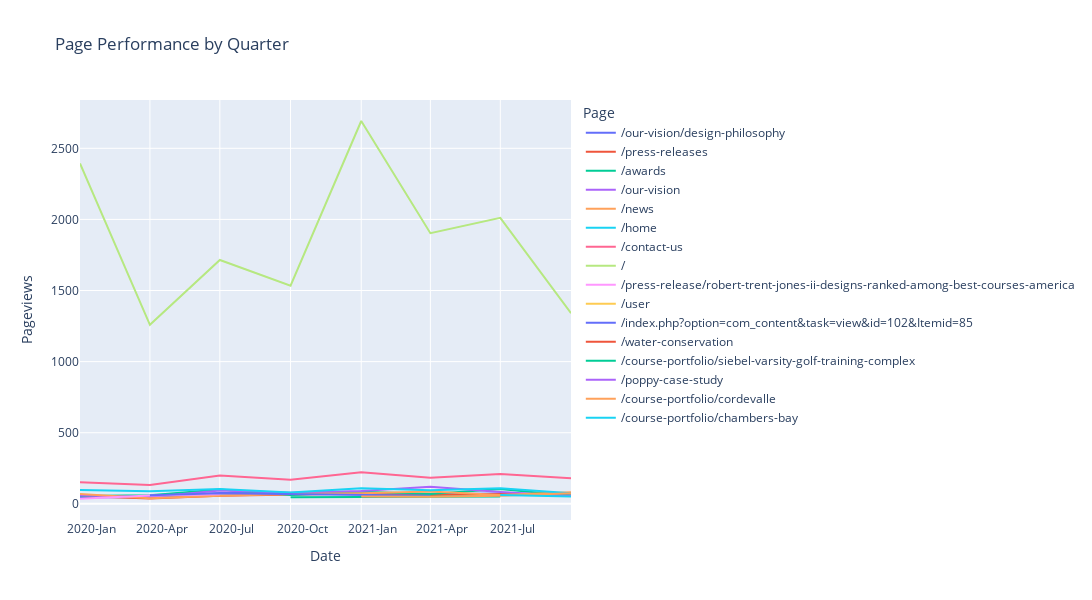

This figure's notebook cell:
### Code cell
# Read the CSV file
df = pd.read_csv('output/rtj2/Pages/consolidated-pages.csv')

# # Now, let's create the Date column
df['Date'] = pd.to_datetime(df['Year'].astype(str) + '-' + df['Quarter'].apply(functions.quarter_to_month) + '-01')

# Convert Pageviews to Numeric
df['Pageviews'] = pd.to_numeric(df['Pageviews'].str.replace(',', ''), errors='coerce')
# Sort by date
df = df.sort_values("Date")

# Create Line Plot with No Total and other excludes
exclude_list = ["total"]
fig = px.line(df.query('Page not in @exclude_list'), x='Date', y='Pageviews', color='Page', title='Page Performance by Quarter')

# Update the layout
fig.update_layout(
    autosize=False,
    width=1200,  # Width of the figure in pixels
    height=600  # Height of the figure in pixels
)

# Customize the x-axis to show both year and quarter
fig.update_xaxes(
    dtick="M3",
    tickformat="%Y-%b",  # This will show Year-Month
    ticklabelmode="period"
)

fig.show()
fig.write_html('output/rtj2/rtj2-page-performance.html')

### Figure 1 — Plotly figure (JSON) as saved in the notebook; plotly's stock layout.template omitted (floating-point values rounded to 4 significant figures)
{"data": [{"hovertemplate": "Page=/our-vision/design-philosophy<br>Date=%{x}<br>Pageviews=%{y}<extra></extra>", "legendgroup": "/our-vision/design-philosophy", "line": {"color": "#636efa", "dash": "solid"}, "marker": {"symbol": "circle"}, "mode": "lines", "name": "/our-vision/design-philosophy", "orientation": "v", "showlegend": true, "type": "scatter", "x": ["2020-01-01T00:00:00", "2020-04-01T00:00:00", "2020-07-01T00:00:00", "2020-10-01T00:00:00", "2021-01-01T00:00:00", "2021-04-01T00:00:00", "2021-07-01T00:00:00", "2021-10-01T00:00:00"], "xaxis": "x", "y": [44, 48, 77, 76, 69, 67, 72, 60], "yaxis": "y"}, {"hovertemplate": "Page=/press-releases<br>Date=%{x}<br>Pageviews=%{y}<extra></extra>", "legendgroup": "/press-releases", "line": {"color": "#EF553B", "dash": "solid"}, "marker": {"symbol": "circle"}, "mode": "lines", "name": "/press-releases", "orientation": "v", "showlegend": true, "type": "scatter", "x": ["2020-01-01T00:00:00", "2020-04-01T00:00:00", "2020-07-01T00:00:00", "2020-10-01T00:00:00", "2021-01-01T00:00:00", "2021-04-01T00:00:00", "2021-10-01T00:00:00"], "xaxis": "x", "y": [55, 37, 57, 64, 72, 62, 74], "yaxis": "y"}, {"hovertemplate": "Page=/awards<br>Date=%{x}<br>Pageviews=%{y}<extra></extra>", "legendgroup": "/awards", "line": {"color": "#00cc96", "dash": "solid"}, "marker": {"symbol": "circle"}, "mode": "lines", "name": "/awards", "orientation": "v", "showlegend": true, "type": "scatter", "x": ["2020-01-01T00:00:00", "2020-04-01T00:00:00", "2020-07-01T00:00:00", "2020-10-01T00:00:00", "2021-01-01T00:00:00", "2021-04-01T00:00:00", "2021-07-01T00:00:00", "2021-10-01T00:00:00"], "xaxis": "x", "y": [55, 60, 101, 62, 85, 69, 104, 57], "yaxis": "y"}, {"hovertemplate": "Page=/our-vision<br>Date=%{x}<br>Pageviews=%{y}<extra></extra>", "legendgroup": "/our-vision", "line": {"color": "#ab63fa", "dash": "solid"}, "marker": {"symbol": "circle"}, "mode": "lines", "name": "/our-vision", "orientation": "v", "showlegend": true, "type": "scatter", "x": ["2020-01-01T00:00:00", "2020-04-01T00:00:00", "2020-07-01T00:00:00", "2020-10-01T00:00:00", "2021-01-01T00:00:00", "2021-04-01T00:00:00", "2021-07-01T00:00:00", "2021-10-01T00:00:00"], "xaxis": "x", "y": [59, 48, 93, 78, 91, 121, 83, 55], "yaxis": "y"}, {"hovertemplate": "Page=/news<br>Date=%{x}<br>Pageviews=%{y}<extra></extra>", "legendgroup": "/news", "line": {"color": "#FFA15A", "dash": "solid"}, "marker": {"symbol": "circle"}, "mode": "lines", "name": "/news", "orientation": "v", "showlegend": true, "type": "scatter", "x": ["2020-01-01T00:00:00", "2020-04-01T00:00:00", "2020-07-01T00:00:00", "2020-10-01T00:00:00", "2021-01-01T00:00:00", "2021-04-01T00:00:00", "2021-07-01T00:00:00", "2021-10-01T00:00:00"], "xaxis": "x", "y": [70, 40, 56, 70, 74, 87, 62, 81], "yaxis": "y"}, {"hovertemplate": "Page=/home<br>Date=%{x}<br>Pageviews=%{y}<extra></extra>", "legendgroup": "/home", "line": {"color": "#19d3f3", "dash": "solid"}, "marker": {"symbol": "circle"}, "mode": "lines", "name": "/home", "orientation": "v", "showlegend": true, "type": "scatter", "x": ["2020-01-01T00:00:00", "2020-04-01T00:00:00", "2020-07-01T00:00:00", "2020-10-01T00:00:00", "2021-01-01T00:00:00", "2021-04-01T00:00:00", "2021-07-01T00:00:00", "2021-10-01T00:00:00"], "xaxis": "x", "y": [98, 88, 105, 79, 110, 96, 109, 75], "yaxis": "y"}, {"hovertemplate": "Page=/contact-us<br>Date=%{x}<br>Pageviews=%{y}<extra></extra>", "legendgroup": "/contact-us", "line": {"color": "#FF6692", "dash": "solid"}, "marker": {"symbol": "circle"}, "mode": "lines", "name": "/contact-us", "orientation": "v", "showlegend": true, "type": "scatter", "x": ["2020-01-01T00:00:00", "2020-04-01T00:00:00", "2020-07-01T00:00:00", "2020-10-01T00:00:00", "2021-01-01T00:00:00", "2021-04-01T00:00:00", "2021-07-01T00:00:00", "2021-10-01T00:00:00"], "xaxis": "x", "y": [152, 132, 199, 170, 222, 184, 210, 180], "yaxis": "y"}, {"hovertemplate": "Page=/<br>Date=%{x}<br>Pageviews=%{y}<extra></extra>", "legendgroup": "/", "line": {"color": "#B6E880", "dash": "solid"}, "marker": {"symbol": "circle"}, "mode": "lines", "name": "/", "orientation": "v", "showlegend": true, "type": "scatter", "x": ["2020-01-01T00:00:00", "2020-04-01T00:00:00", "2020-07-01T00:00:00", "2020-10-01T00:00:00", "2021-01-01T00:00:00", "2021-04-01T00:00:00", "2021-07-01T00:00:00", "2021-10-01T00:00:00"], "xaxis": "x", "y": [2393, 1259, 1715, 1534, 2692, 1903, 2011, 1340], "yaxis": "y"}, {"hovertemplate": "Page=/press-release/robert-trent-jones-ii-designs-ranked-among-best-courses-america<br>Date=%{x}<br>Pageviews=%{y}<extra></extra>", "legendgroup": "/press-release/robert-trent-jones-ii-designs-ranked-among-best-courses-america", "line": {"color": "#FF97FF", "dash": "solid"}, "marker": {"symbol": "circle"}, "mode": "lines", "name": "/press-release/robert-trent-jones-ii-designs-ranked-among-best-courses-america", "orientation": "v", "showlegend": true, "type": "scatter", "x": ["2020-01-01T00:00:00", "2020-04-01T00:00:00", "2020-07-01T00:00:00"], "xaxis": "x", "y": [36, 58, 68], "yaxis": "y"}, {"hovertemplate": "Page=/user<br>Date=%{x}<br>Pageviews=%{y}<extra></extra>", "legendgroup": "/user", "line": {"color": "#FECB52", "dash": "solid"}, "marker": {"symbol": "circle"}, "mode": "lines", "name": "/user", "orientation": "v", "showlegend": true, "type": "scatter", "x": ["2020-01-01T00:00:00"], "xaxis": "x", "y": [34], "yaxis": "y"}, {"hovertemplate": "Page=/index.php?option=com_content&task=view&id=102&Itemid=85<br>Date=%{x}<br>Pageviews=%{y}<extra></extra>", "legendgroup": "/index.php?option=com_content&task=view&id=102&Itemid=85", "line": {"color": "#636efa", "dash": "solid"}, "marker": {"symbol": "circle"}, "mode": "lines", "name": "/index.php?option=com_content&task=view&id=102&Itemid=85", "orientation": "v", "showlegend": true, "type": "scatter", "x": ["2020-04-01T00:00:00", "2020-07-01T00:00:00", "2021-04-01T00:00:00"], "xaxis": "x", "y": [61, 75, 57], "yaxis": "y"}, {"hovertemplate": "Page=/water-conservation<br>Date=%{x}<br>Pageviews=%{y}<extra></extra>", "legendgroup": "/water-conservation", "line": {"color": "#EF553B", "dash": "solid"}, "marker": {"symbol": "circle"}, "mode": "lines", "name": "/water-conservation", "orientation": "v", "showlegend": true, "type": "scatter", "x": ["2020-10-01T00:00:00"], "xaxis": "x", "y": [58], "yaxis": "y"}, {"hovertemplate": "Page=/course-portfolio/siebel-varsity-golf-training-complex<br>Date=%{x}<br>Pageviews=%{y}<extra></extra>", "legendgroup": "/course-portfolio/siebel-varsity-golf-training-complex", "line": {"color": "#00cc96", "dash": "solid"}, "marker": {"symbol": "circle"}, "mode": "lines", "name": "/course-portfolio/siebel-varsity-golf-training-complex", "orientation": "v", "showlegend": true, "type": "scatter", "x": ["2020-10-01T00:00:00", "2021-07-01T00:00:00"], "xaxis": "x", "y": [47, 51], "yaxis": "y"}, {"hovertemplate": "Page=/poppy-case-study<br>Date=%{x}<br>Pageviews=%{y}<extra></extra>", "legendgroup": "/poppy-case-study", "line": {"color": "#ab63fa", "dash": "solid"}, "marker": {"symbol": "circle"}, "mode": "lines", "name": "/poppy-case-study", "orientation": "v", "showlegend": true, "type": "scatter", "x": ["2021-01-01T00:00:00"], "xaxis": "x", "y": [54], "yaxis": "y"}, {"hovertemplate": "Page=/course-portfolio/cordevalle<br>Date=%{x}<br>Pageviews=%{y}<extra></extra>", "legendgroup": "/course-portfolio/cordevalle", "line": {"color": "#FFA15A", "dash": "solid"}, "marker": {"symbol": "circle"}, "mode": "lines", "name": "/course-portfolio/cordevalle", "orientation": "v", "showlegend": true, "type": "scatter", "x": ["2021-01-01T00:00:00", "2021-04-01T00:00:00", "2021-07-01T00:00:00", "2021-10-01T00:00:00"], "xaxis": "x", "y": [51, 50, 56, 75], "yaxis": "y"}, {"hovertemplate": "Page=/course-portfolio/chambers-bay<br>Date=%{x}<br>Pageviews=%{y}<extra></extra>", "legendgroup": "/course-portfolio/chambers-bay", "line": {"color": "#19d3f3", "dash": "solid"}, "marker": {"symbol": "circle"}, "mode": "lines", "name": "/course-portfolio/chambers-bay", "orientation": "v", "showlegend": true, "type": "scatter", "x": ["2021-07-01T00:00:00", "2021-10-01T00:00:00"], "xaxis": "x", "y": [63, 52], "yaxis": "y"}], "layout": {"autosize": false, "height": 600, "legend": {"title": {"text": "Page"}, "tracegroupgap": 0}, "title": {"text": "Page Performance by Quarter"}, "width": 1200, "xaxis": {"anchor": "y", "autorange": true, "domain": [0, 1], "dtick": "M3", "range": ["2020-01-01", "2021-10-01"], "tickformat": "%Y-%b", "ticklabelmode": "period", "title": {"text": "Date"}, "type": "date"}, "yaxis": {"anchor": "x", "autorange": true, "domain": [0, 1], "range": [-113.7, 2840.0], "title": {"text": "Pageviews"}, "type": "linear"}}}
